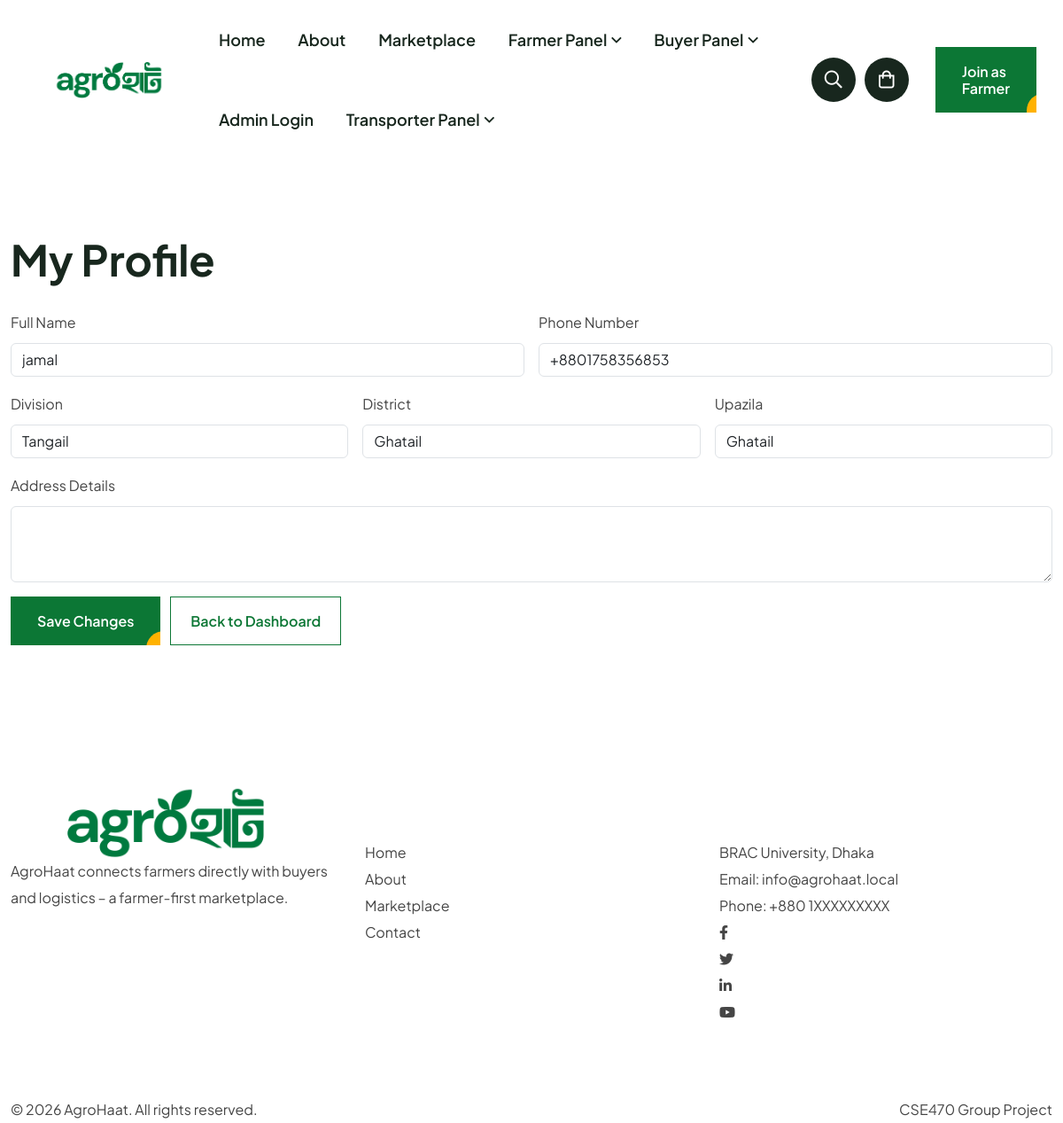
Page /public/farmer/profile.php (signed in) on the committed database.
### tables this page shows
CREATE TABLE `users` (
  `user_id` bigint(20) NOT NULL,
  `full_name` varchar(100) NOT NULL,
  `phone_number` varchar(15) NOT NULL,
  `email` varchar(100) DEFAULT NULL,
  `password_hash` varchar(255) NOT NULL,
  `role` enum('ADMIN','FARMER','BUYER','TRANSPORTER') NOT NULL,
  `division` varchar(50) DEFAULT NULL,
  `district` varchar(50) DEFAULT NULL,
  `upazila` varchar(50) DEFAULT NULL,
  `address_details` text DEFAULT NULL,
  `latitude` decimal(10,8) DEFAULT NULL,
  `longitude` decimal(11,8) DEFAULT NULL,
  `is_verified` tinyint(1) DEFAULT 0,
  `is_deleted` tinyint(1) DEFAULT 0,
  `created_at` timestamp NOT NULL DEFAULT current_timestamp(),
  `updated_at` timestamp NOT NULL DEFAULT current_timestamp() ON UPDATE current_timestamp()
);

### config/config.php (called while the page is built, shortened)
<?php
$BASE_URL = 'http://localhost/Agrohaat/public/';

### public/farmer/profile.php (the view, shortened to what this page needs)
<?php
require_once '../../config/config.php';
$stmt = $pdo->prepare("SELECT full_name, phone_number, email, division, district, upazila, address_details FROM users WHERE user_id = :uid");
$stmt->execute([':uid' => $_SESSION['user_id']]);
$farmer = $stmt->fetch();
include '../../includes/header.php';
?>
<section class="pt-80 pb-80">
    <div class="container">
        <h2 class="mb-4">My Profile</h2>
        <form method="post" class="row g-3">
            <div class="col-md-6">
                <label class="form-label">Full Name</label>
                <input type="text" name="full_name" class="form-control" required
                       value="<?= htmlspecialchars($farmer['full_name'] ?? '') ?>">
            </div>
            <div class="col-md-6">
                <label class="form-label">Phone Number</label>
                <input type="text" name="phone_number" class="form-control" required
                       value="<?= htmlspecialchars($farmer['phone_number'] ?? '') ?>">
            </div>
            <div class="col-md-4">
                <label class="form-label">Division</label>
                <input type="text" name="division" class="form-control"
                       value="<?= htmlspecialchars($farmer['division'] ?? '') ?>">
            </div>
            <div class="col-md-4">
                <label class="form-label">District</label>
                <input type="text" name="district" class="form-control"
                       value="<?= htmlspecialchars($farmer['district'] ?? '') ?>">
            </div>
            <div class="col-md-4">
                <label class="form-label">Upazila</label>
                <input type="text" name="upazila" class="form-control"
                       value="<?= htmlspecialchars($farmer['upazila'] ?? '') ?>">
            </div>
            <div class="col-12">
                <label class="form-label">Address Details</label>
                <textarea name="address_details" class="form-control" rows="3"><?= htmlspecialchars($farmer['address_details'] ?? '') ?></textarea>
            </div>
            <div class="col-12">
                <button type="submit" class="theme-btn style-one">Save Changes</button>
                <a href="<?= $BASE_URL ?>farmer/dashboard.php" class="theme-btn style-two ms-2">Back to Dashboard</a>
            </div>
        </form>
    </div>
</section>
<?php include '../../includes/footer.php'; ?>

### public/assets/css/spacings.css (style rules this page uses)
.pt-80 { padding-top: 80px; }
.pb-80 { padding-bottom: 80px; }

### public/assets/css/common-style.css (style rules this page uses)
:root { --primary-color: #0C7735; --secondary-color: #FFB200; --heading-color: #18271E; --primary-black-color: #051B0D; --black-dark-color: #0E1712; --gray-color: #F8F7F0; --white-color: #ffffff; --text-color: #454545; --border-color: #DDDDDD; --rating-color: #FF9F1A; --accent-font:"Handlee", cursive; --body-font: "Plus Jakarta Sans", sans-serif; }
html { font-size: 100%; }
* { margin: 0; padding: 0; -webkit-box-sizing: border-box; box-sizing: border-box; }
a { color: inherit; text-decoration: none; -webkit-transition: all 0.3s ease-out 0s; transition: all 0.3s ease-out 0s; }
i, span, a { display: inline-block; }
h1, h2, h3, h4, h5, h6 { margin: 0px; font-weight: 700; color: var(--heading-color); font-family: var(--body-font); }
h2 { font-size: 48px; line-height: 65px; }
input, textarea { display: inherit; }
button { border: none; }
label { margin-bottom: 0; }
body { font-weight: normal; font-style: normal; font-weight: 400; color: var(--text-color); font-family: var(--body-font); font-size: 16px; line-height: 30px; overflow-x: hidden; }
@media (min-width: 1200px) and (max-width: 1450px) { .container { max-width: 1200px; } }
.theme-btn { display: -webkit-inline-box; display: -ms-inline-flexbox; display: inline-flex; -webkit-box-align: center; -ms-flex-align: center; align-items: center; -webkit-box-pack: center; -ms-flex-pack: center; justify-content: center; font-size: 1rem; font-weight: 600; line-height: 19px; font-family: var(--body-font); -webkit-transition: all 0.3s; transition: all 0.3s; }
.theme-btn.style-one { position: relative; z-index: 1; background-color: var(--primary-color); color: var(--white-color); overflow: hidden; padding: 18px 30px; }
.theme-btn.style-one:after { position: absolute; content: ""; bottom: -70%; right: -90%; width: 100%; height: 100%; background-color: var(--secondary-color); border-radius: 20px 20px 0 0; z-index: -1; -webkit-transition: all 0.3s; transition: all 0.3s; }
.theme-btn.style-two { padding: 17px 22px; border: 1px solid var(--primary-color); color: var(--primary-color); }

### rows in the picture
users: full_name "jamal", phone_number "+8801758356853", division "Tangail", district "Ghatail", upazila "Ghatail"
